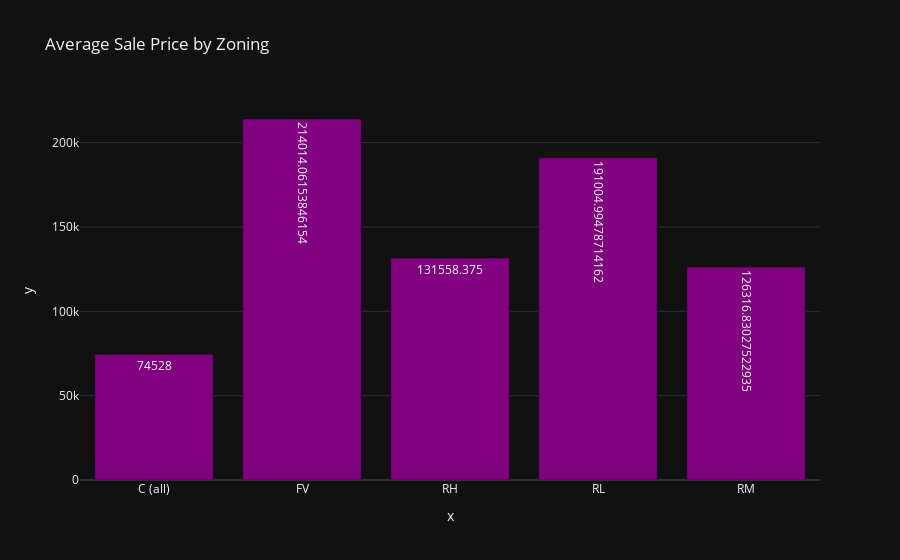

Notebook cell for this chart:
### Code cell
#Zoning price
zoning_prices = df.groupby('MSZoning')['SalePrice'].mean()
px.bar(x=zoning_prices.index, y=zoning_prices.values, title='Average Sale Price by Zoning',
              color_discrete_sequence=['purple', 'green'], text=zoning_prices.values,
              template='plotly_dark')

### Figure 1 — Plotly figure (JSON) as saved in the notebook; plotly's stock layout.template omitted (floating-point values rounded to 4 significant figures)
{"data": [{"hovertemplate": "x=%{x}<br>y=%{y}<br>text=%{text}<extra></extra>", "legendgroup": "", "marker": {"color": "purple", "pattern": {"shape": ""}}, "name": "", "orientation": "v", "showlegend": false, "text": [74530.0, 214000.0, 131600.0, 191000.0, 126300.0], "textposition": "auto", "type": "bar", "x": ["C (all)", "FV", "RH", "RL", "RM"], "xaxis": "x", "y": [74530.0, 214000.0, 131600.0, 191000.0, 126300.0], "yaxis": "y"}], "layout": {"barmode": "relative", "legend": {"tracegroupgap": 0}, "title": {"text": "Average Sale Price by Zoning"}, "xaxis": {"anchor": "y", "domain": [0, 1], "title": {"text": "x"}}, "yaxis": {"anchor": "x", "domain": [0, 1], "title": {"text": "y"}}}}
